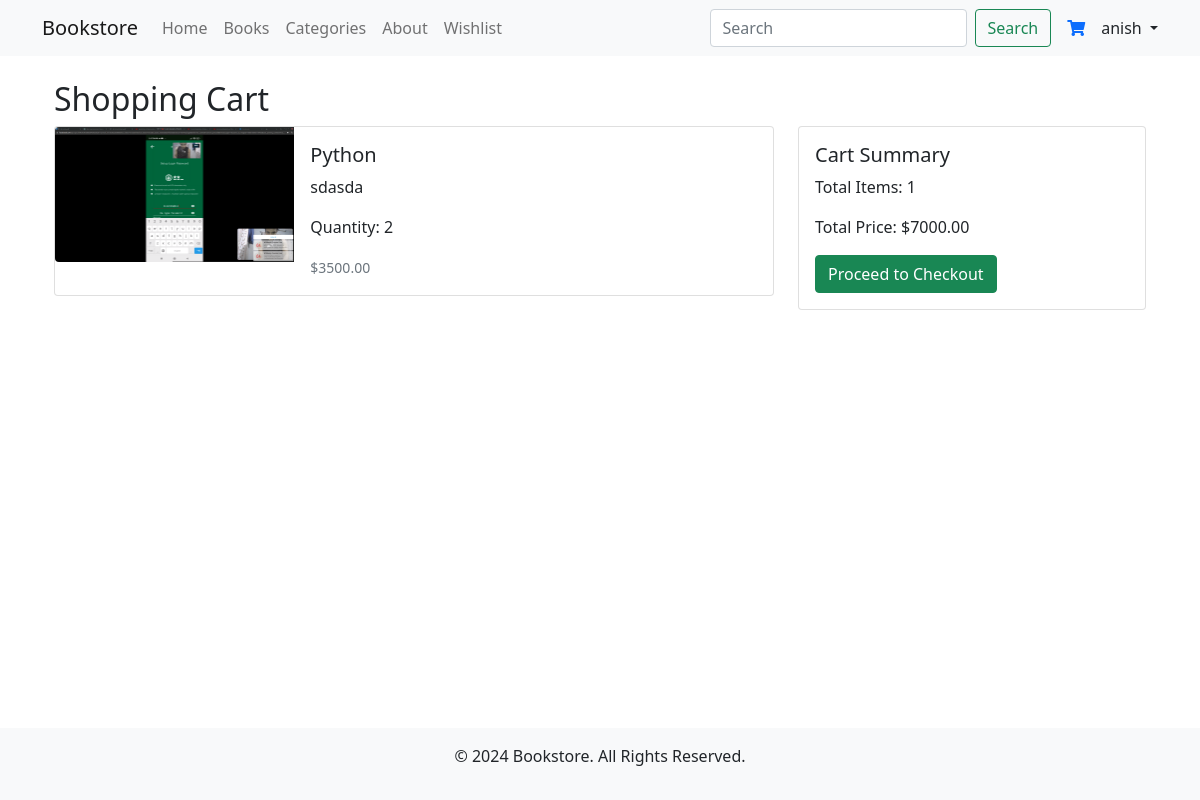
Page /cart (signed in) on the earlier database version.
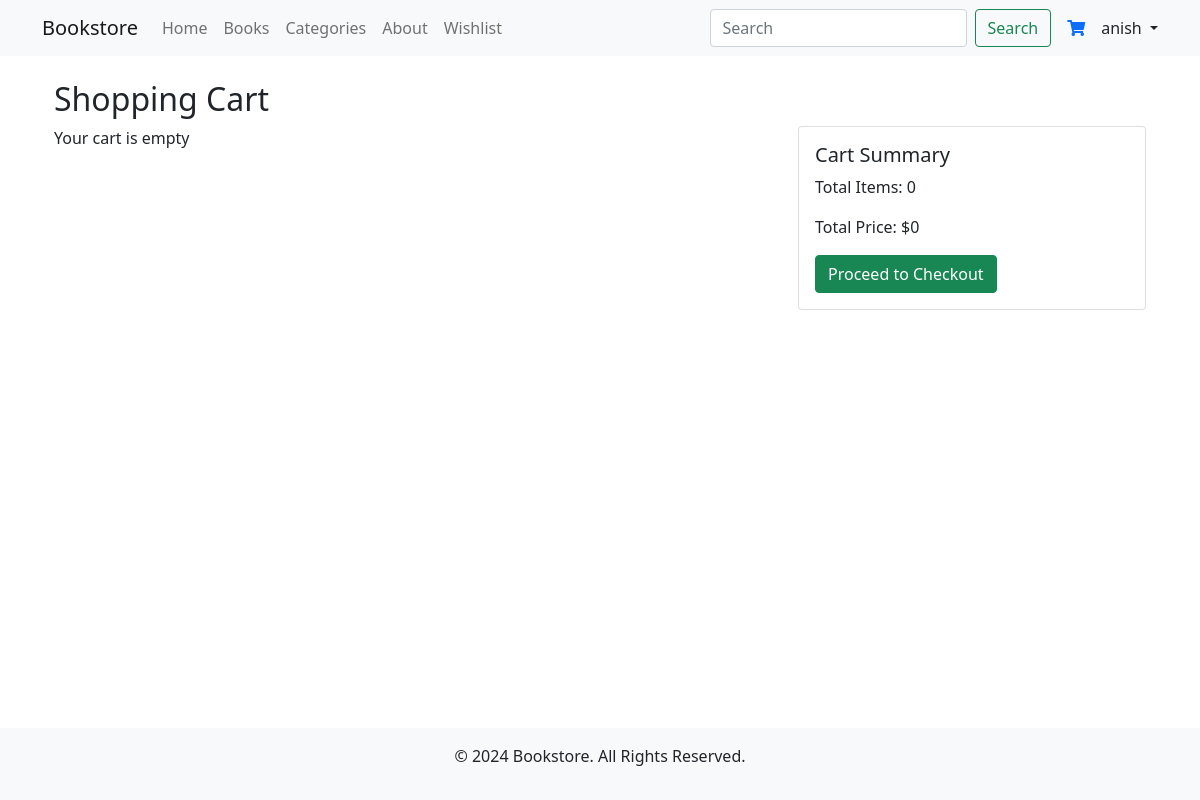
Same page on the later database version.
### bookstore/models.py (models this page shows, shortened)
class CartItem(models.Model):
    cart = models.ForeignKey(Cart, on_delete=models.CASCADE)
    books = models.ForeignKey(Book, on_delete=models.CASCADE)
    quantity = models.IntegerField(default=1)

class Book(models.Model):
    GENRE_CHOICES = (
        ("Fiction", "Fiction"),
        ("Non-Fiction", "Non-Fiction"),
        ("Science Fiction", "Science Fiction"),
        ("Mystery", "Mystery"),
    )
    title = models.CharField(max_length=100)
    author = models.CharField(max_length=100)
    genre = models.CharField(max_length=50, choices=GENRE_CHOICES)
    price = models.DecimalField(max_digits=10, decimal_places=2)
    description = models.TextField()
    image = models.ImageField()
    avg_rating = models.DecimalField(
        default=0.0,
        max_digits=3,
        decimal_places=2,
        help_text="Average rating gor the book",
    )

### bookstore/views.py (the view, shortened to what this page needs)
# urls.py: path("cart", CartView.as_view(), name="cart_item"),
class CartView(LoginRequiredMixin, ListView):
    model = CartItem
    template_name = "cart.html"
    context_object_name = "cart_items"
    def get_queryset(self):
        try:
            user_cart = Cart.objects.get(user=self.request.user)
        except ObjectDoesNotExist:
            user_cart = Cart.objects.create(user=self.request.user)
        return CartItem.objects.filter(cart=user_cart)
    def get_context_data(self, **kwargs):
        context = super().get_context_data(**kwargs)
        total_items = self.object_list.count()
        total_price = sum(item.books.price * item.quantity for item in self.object_list)
        context["total_items"] = total_items
        context["total_price"] = total_price
        return context

### bookstore/templates/cart.html (shortened to what this page needs)
{% extends 'base.html' %}
{% block content %}
    <div class="container">
        <h2>Shopping Cart</h2>
        <div class="row">
            <div class="col-md-8">
                {% if cart_items %}
                {% for item  in cart_items  %}
                <div class="card mb-3">
                    <div class="row g-0">
                        <div class="col-md-4">
                            <img src="{{item.books.image.url}}" class="img-fluid rounded-start" alt="Book Image">
                        </div>
                        <div class="col-md-8">
                            <div class="card-body">
                                <h5 class="card-title">{{item.books.title}}</h5>
                                <p class="card-text">{{item.books.description}}</p>
                                <p class="card-text">Quantity: {{item.quantity}}</p>
                                <p class="card-text"><small class="text-muted">${{item.books.price}}</small></p>
                            </div>
                        </div>
                    </div>
                </div>
                {% endfor %}
                {% else %}
                    <p>Your cart is empty</p>
                {% endif %}
            </div>
            <div class="col-md-4">
                <div class="card">
                    <div class="card-body">
                        <h5 class="card-title">Cart Summary</h5>
                        <p class="card-text">Total Items: {{total_items}}</p>
                        <p class="card-text">Total Price: ${{total_price}}</p>
                        <form action="" method="post">
                            <button class="btn btn-success" type="submit">Proceed to Checkout</button>
                        </form>
                    </div>
                </div>
            </div>
        </div>
    </div>
{% endblock content %}

Differences in the rows shown:
removed CartItem: books.image (picture), books "Python", books.description "sdasda", quantity "2", books.price "3500.00"
Other differences:
{{ total_items }}: "1" → "0"
{{ total_price }}: "7000.00" → "0"
text now shown: "Your cart is empty"
